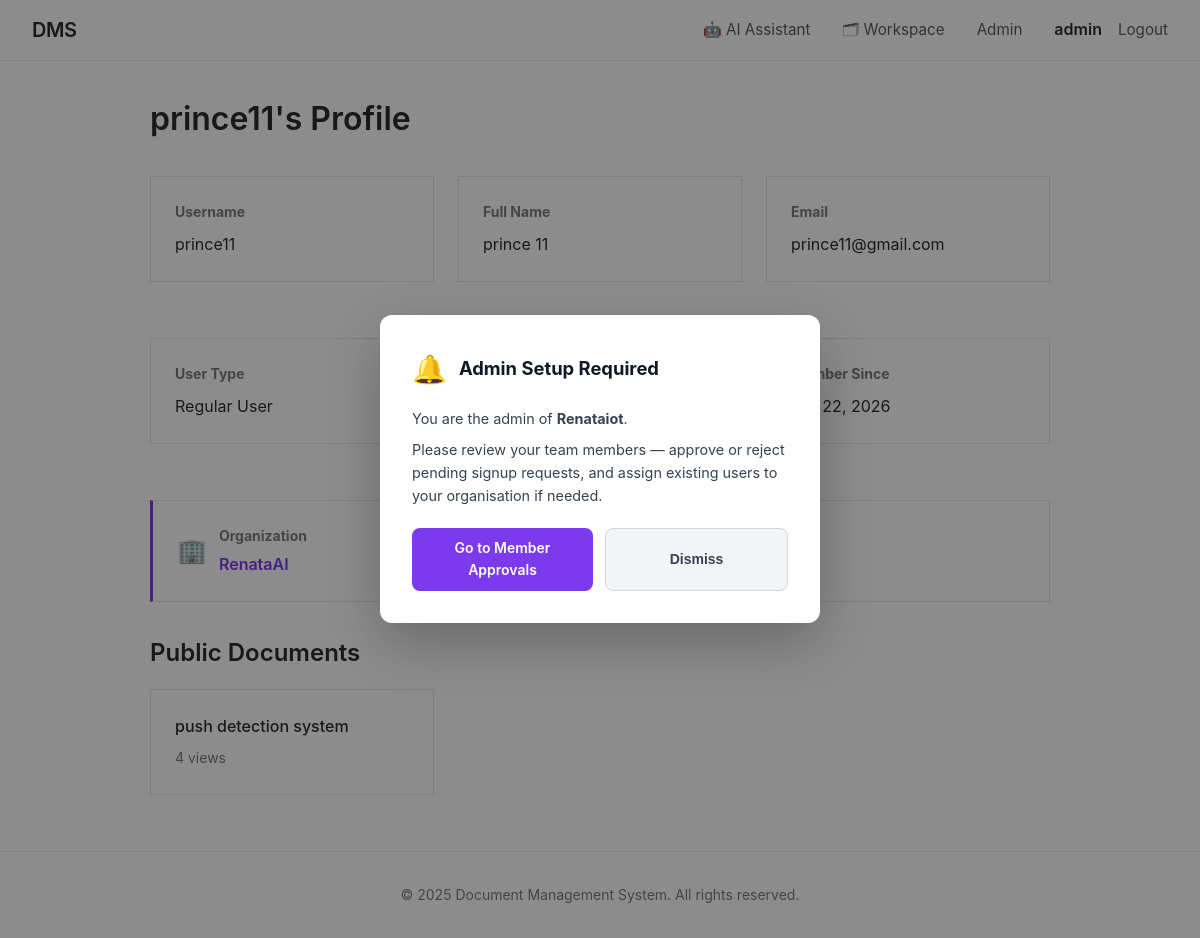
Screenshot of /profile/prince11/ (signed in) with the database file from the repository.
### documents/models.py (models this page shows, shortened)
class User(AbstractUser):
    USER_TYPE_CHOICES = [
        ('guest', 'Guest'),
        ('user', 'Regular User'),
        ('admin', 'Admin'),
    ]
    user_type = models.CharField(max_length=10, choices=USER_TYPE_CHOICES, default='user')
    organization = models.ForeignKey(
        Organization, on_delete=models.SET_NULL, null=True, blank=True, related_name='members'
    )
    role = models.ForeignKey(Role, on_delete=models.SET_NULL, null=True, blank=True, related_name='users')
    bio = models.TextField(blank=True)
    avatar = models.ImageField(upload_to='avatars/', null=True, blank=True)
    phone = models.CharField(max_length=20, blank=True)
    department = models.CharField(max_length=100, blank=True)
    employee_code = models.CharField(max_length=100, blank=True)
    is_approved = models.BooleanField(default=False)
    created_at = models.DateTimeField(auto_now_add=True)
    updated_at = models.DateTimeField(auto_now=True)
    last_activity = models.DateTimeField(auto_now=True)
    is_active = models.BooleanField(default=True)
    class Meta:
        ordering = ['-created_at']
    def is_admin(self):
        return self.user_type == 'admin'

class Organization(models.Model):
    name = models.CharField(max_length=255)
    created_at = models.DateTimeField(auto_now_add=True)
    is_active = models.BooleanField(default=True)
    class Meta:
        ordering = ['name']

class Document(models.Model):
    ACCESS_LEVEL_CHOICES = [
        ('public', 'Public'),
        ('private', 'Private'),
        ('role', 'Role-Based'),
        ('custom', 'Custom Users'),
    ]
    title = models.CharField(max_length=255)
    description = models.TextField(blank=True)
    file = models.FileField(upload_to=document_upload_path)
    file_size = models.BigIntegerField(default=0, help_text="Size in bytes")
    file_type = models.CharField(max_length=100, blank=True)
    owner = models.ForeignKey(User, on_delete=models.CASCADE, related_name='owned_documents')
    access_level = models.CharField(max_length=10, choices=ACCESS_LEVEL_CHOICES, default='private')
    required_role_level = models.IntegerField(
        default=1,
        validators=[MinValueValidator(1), MaxValueValidator(100)],
        help_text="Minimum role level required (for role-based access)"
    )
    category = models.ForeignKey(Category, on_delete=models.SET_NULL, null=True, blank=True, related_name='documents')
    folder   = models.ForeignKey('Folder', on_delete=models.SET_NULL, null=True, blank=True,
                                 related_name='folder_documents')
    tags = models.ManyToManyField(Tag, blank=True, related_name='documents')
    shared_with = models.ManyToManyField(User, blank=True, related_name='shared_documents')
    version = models.IntegerField(default=1)
    is_locked = models.BooleanField(default=False, help_text="Locked documents cannot be edited")
    locked_by = models.ForeignKey(User, on_delete=models.SET_NULL, null=True, blank=True, related_name='locked_documents')
    views_count = models.IntegerField(default=0)
    downloads_count = models.IntegerField(default=0)
    created_at = models.DateTimeField(auto_now_add=True)
    updated_at = models.DateTimeField(auto_now=True)
    allow_comments = models.BooleanField(default=True)
    allow_download = models.BooleanField(default=True)
    is_deleted = models.BooleanField(default=False)
    deleted_at = models.DateTimeField(null=True, blank=True)
    class Meta:
        ordering = ['-updated_at', '-created_at']
        indexes = [
            models.Index(fields=['owner', 'access_level']),
            models.Index(fields=['created_at']),
            models.Index(fields=['title']),
        ]

### documents/views.py (the view)
# urls.py: path('profile/', views.profile_view, name='profile'),
@login_required
def profile_view(request, username=None):
    if username:
        profile_user = get_object_or_404(User, username=username)
    else:
        profile_user = request.user
    documents = Document.objects.filter(
        owner=profile_user,
        access_level='public',
        is_deleted=False
    )[:10]
    context = {
        'profile_user': profile_user,
        'documents': documents,
        'is_own_profile': request.user == profile_user,
    }
    return render(request, 'documents/profile.html', context)

### documents/context_processors.py (called while the page is built)
def unread_notifications(request):
    if request.user.is_authenticated:
        count = Notification.objects.filter(recipient=request.user, is_read=False).count()
        return {'unread_notifications_count': count}
    return {'unread_notifications_count': 0}

### documents/templates/documents/profile.html (shortened to what this page needs)
{% extends 'documents/base.html' %}
{% block content %}
<div style="max-width: 900px; margin: 0 auto;">
    <div style="display: flex; justify-content: space-between; align-items: center; margin-bottom: 2rem;">
        <h1 style="font-size: 2rem; font-weight: 600; color: #2c2c2c;">
            {% if is_own_profile %}Your Profile{% else %}{{ profile_user.username }}'s Profile{% endif %}
        </h1>
    </div>
    <div class="grid grid-3" style="margin-bottom: 2rem;">
        <div class="card">
            <h3 style="font-size: 0.875rem; color: #7c7c7c; margin-bottom: 0.5rem;">
                Username
            </h3>
            <p style="font-size: 1rem; color: #2c2c2c;">
                {{ profile_user.username }}
            </p>
        </div>
        <div class="card">
            <h3 style="font-size: 0.875rem; color: #7c7c7c; margin-bottom: 0.5rem;">
                Full Name
            </h3>
            <p style="font-size: 1rem; color: #2c2c2c;">
                {{ profile_user.get_full_name|default:"Not provided" }}
            </p>
        </div>
        <div class="card">
            <h3 style="font-size: 0.875rem; color: #7c7c7c; margin-bottom: 0.5rem;">
                Email
            </h3>
            <p style="font-size: 1rem; color: #2c2c2c;">
                {{ profile_user.email }}
            </p>
        </div>
    </div>
    <div class="grid grid-3" style="margin-bottom: 2rem;">
        <div class="card">
            <h3 style="font-size: 0.875rem; color: #7c7c7c; margin-bottom: 0.5rem;">
                User Type
            </h3>
            <p style="font-size: 1rem; color: #2c2c2c;">
                {{ profile_user.get_user_type_display }}
            </p>
        </div>
        <div class="card">
            <h3 style="font-size: 0.875rem; color: #7c7c7c; margin-bottom: 0.5rem;">
            </h3>
            <p style="font-size: 1rem; color: #2c2c2c;">
            </p>
        </div>
        <div class="card">
            <h3 style="font-size: 0.875rem; color: #7c7c7c; margin-bottom: 0.5rem;">
                Member Since
            </h3>
            <p style="font-size: 1rem; color: #2c2c2c;">
                {{ profile_user.created_at|date:"M d, Y" }}
            </p>
        </div>
    </div>
    <div class="card" style="margin-bottom: 2rem; border-left: 3px solid #7c3aed;">
        <div style="display:flex; align-items:center; gap:.75rem;">
            <span style="font-size:1.5rem;">🏢</span>
            <div>
                <h3 style="font-size: 0.875rem; color: #7c7c7c; margin-bottom: 0.25rem;">
                    Organization
                </h3>
                {% if profile_user.organization %}
                    <p style="font-size: 1rem; font-weight: 600; color: #7c3aed;">
                        {{ profile_user.organization.name }}
                    </p>
                {% else %}
                    <p style="font-size: 1rem; color: #aaa; font-style: italic;">
                        No organization assigned — contact your admin.
                    </p>
                {% endif %}
            </div>
        </div>
    </div>
    {% if documents %}
        <div>
            <h2 style="font-size: 1.5rem; font-weight: 600; color: #2c2c2c; margin-bottom: 1rem;">
                Public Documents
            </h2>
            <div class="grid grid-3">
                {% for document in documents %}
                    <div class="card">
                        <h3 style="font-size: 1rem; font-weight: 500; margin-bottom: 0.5rem;">
                            <a href="{% url 'document_detail' document.pk %}" style="color: #2c2c2c; text-decoration: none;">
                                {{ document.title }}
                            </a>
                        </h3>
                        <p style="font-size: 0.875rem; color: #7c7c7c; margin-top: 0.5rem;">
                            {{ document.views_count }} views
                        </p>
                    </div>
                {% endfor %}
            </div>
        </div>
    {% endif %}
</div>
{% endblock %}

### documents/templates/documents/base.html (shortened to what this page needs)
<!DOCTYPE html>
<html lang="en">
<head>
</head>
<body>
    <header class="header">
        <div class="header-content">
            <a href="{% url 'home' %}" class="logo">DMS</a>
            <nav class="nav" id="main-nav">
                {% if user.is_authenticated %}
                    <a href="{% url 'chatbot' %}"
                       class="{% if request.resolver_match.url_name == 'chatbot' %}nav-active{% endif %}">🤖 AI Assistant</a>
                    <a href="{% url 'workspace' %}"
                       class="{% if request.resolver_match.url_name == 'workspace' %}nav-active{% endif %}">🗂 Workspace</a>
                    {% if user.is_admin %}
                        <a href="{% url 'admin_users_list' %}"
                           class="{% if request.resolver_match.url_name == 'admin_users_list' %}nav-active{% endif %}">Admin</a>
                    {% endif %}
                    <div class="nav-user">
                        <span style="font-weight:600;">{{ user.username }}</span>
                        <a href="{% url 'logout' %}">Logout</a>
                    </div>
                {% endif %}
            </nav>
        </div>
    </header>
    <main class="container">
        {% block content %}{% endblock %}
    </main>
    <footer class="footer">
        <p>&copy; 2025 Document Management System. All rights reserved.</p>
    </footer>
    {% if user.is_authenticated and user.is_admin and request.session.show_admin_popup %}
    {% with pending=user.organization.members.all %}
    <div id="admin-popup-overlay" style="
        position:fixed;inset:0;background:rgba(0,0,0,.45);z-index:10000;
        display:flex;align-items:center;justify-content:center;padding:1rem;">
      <div style="
          background:#fff;border-radius:12px;padding:2rem;max-width:440px;width:100%;
          box-shadow:0 20px 60px rgba(0,0,0,.25);animation:popIn .25s ease;">
        <div style="display:flex;align-items:center;gap:.75rem;margin-bottom:1rem;">
          <span style="font-size:1.75rem;">🔔</span>
          <h2 style="margin:0;font-size:1.15rem;font-weight:700;color:#111827;">
            Admin Setup Required
          </h2>
        </div>
        <p style="color:#374151;font-size:.9rem;line-height:1.6;margin-bottom:.5rem;">
          You are the admin of <strong>{{ user.organization.name }}</strong>.
        </p>
        {% with pending_count=user.organization.members.filter %}
        <p style="color:#374151;font-size:.9rem;line-height:1.6;margin-bottom:1.25rem;">
          Please review your team members — approve or reject pending signup requests, and assign
          existing users to your organisation if needed.
        </p>
        {% endwith %}
        <div style="display:flex;gap:.75rem;flex-wrap:wrap;">
          <a href="{% url 'admin_users_list' %}?tab=pending"
             onclick="dismissPopup()"
             style="flex:1;text-align:center;padding:.6rem 1rem;background:#7c3aed;color:#fff;
                    border-radius:8px;font-weight:600;font-size:.875rem;text-decoration:none;">
            Go to Member Approvals
          </a>
          <button onclick="dismissPopup()"
                  style="flex:1;padding:.6rem 1rem;background:#f3f4f6;color:#374151;
                         border:1px solid #d1d5db;border-radius:8px;font-weight:600;
                         font-size:.875rem;cursor:pointer;">
            Dismiss
          </button>
        </div>
      </div>
    </div>
    {% endwith %}
    {% endif %}
</body>
</html>

### documents/templates/documents/base.html (style rules this page uses)
* { margin: 0; padding: 0; box-sizing: border-box; }
body { font-family: -apple-system, BlinkMacSystemFont, 'Segoe UI', Arial, sans-serif; background: #ffffff; color: #2c2c2c; line-height: 1.6; min-height: 100vh; display: flex; flex-direction: column; }
.header { background: #ffffff; border-bottom: 1px solid #e5e5e5; padding: 0 2rem; position: sticky; top: 0; z-index: 100; }
.header-content { max-width: 1400px; margin: 0 auto; display: flex; justify-content: space-between; align-items: center; height: 60px; }
.logo { font-size: 1.25rem; font-weight: 600; color: #2c2c2c; text-decoration: none; letter-spacing: -0.5px; }
.nav { display: flex; gap: 2rem; align-items: center; }
.nav a { color: #5c5c5c; text-decoration: none; font-size: 0.95rem; transition: color 0.2s; }
.nav-user { display: flex; align-items: center; gap: 1rem; }
.container { flex: 1; width: 100%; max-width: 1400px; margin: 0 auto; padding: 2rem; }
.card { background: #ffffff; border: 1px solid #e5e5e5; padding: 1.5rem; margin-bottom: 1.5rem; }
.grid { display: grid; gap: 1.5rem; }
.grid-3 { grid-template-columns: repeat(3, 1fr); }
.footer { border-top: 1px solid #e5e5e5; padding: 2rem; text-align: center; color: #7c7c7c; font-size: 0.875rem; margin-top: auto; }

### rows the page displays
User: username "admin", organization.name "Renataiot"
User: username "prince11", get_full_name "prince 11", email "prince11@gmail.com", user_type "Regular User", created_at "Apr 22, 2026", organization.name "RenataAI"
Document: title "push detection system", views_count "4"
